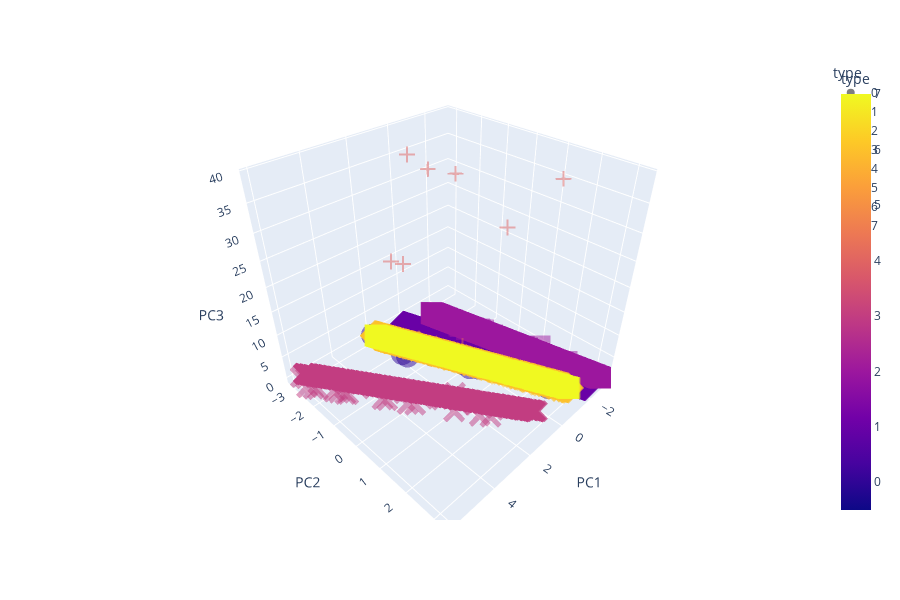

Source (notebook cell):
### Code cell
fig = px.scatter_3d(
    pca_test, x='PC1', y='PC2', z='PC3', color='type',symbol='type', opacity=0.5, size_max=10,height=600,
    labels={'0': 'PC 1', '1': 'PC 2', '2': 'PC 3'}
)
fig.show()

### Figure 1 — Plotly figure (JSON) as saved in the notebook; plotly's stock layout.template omitted (floating-point values rounded to 4 significant figures; data arrays with more than 128 entries replaced by an {"elided": "..."} marker saying what was removed)
{"data": [{"hovertemplate": "type=%{marker.color}<br>PC1=%{x}<br>PC2=%{y}<br>PC3=%{z}<extra></extra>", "legendgroup": "0", "marker": {"color": {"elided": "1296 int values"}, "coloraxis": "coloraxis", "opacity": 0.5, "symbol": "circle"}, "mode": "markers", "name": "0", "scene": "scene", "showlegend": true, "type": "scatter3d", "x": {"elided": "1296 float values"}, "y": {"elided": "1296 float values"}, "z": {"elided": "1296 float values"}}, {"hovertemplate": "type=%{marker.color}<br>PC1=%{x}<br>PC2=%{y}<br>PC3=%{z}<extra></extra>", "legendgroup": "1", "marker": {"color": {"elided": "1107 int values"}, "coloraxis": "coloraxis", "opacity": 0.5, "symbol": "diamond"}, "mode": "markers", "name": "1", "scene": "scene", "showlegend": true, "type": "scatter3d", "x": {"elided": "1107 float values"}, "y": {"elided": "1107 float values"}, "z": {"elided": "1107 float values"}}, {"hovertemplate": "type=%{marker.color}<br>PC1=%{x}<br>PC2=%{y}<br>PC3=%{z}<extra></extra>", "legendgroup": "2", "marker": {"color": {"elided": "1098 int values"}, "coloraxis": "coloraxis", "opacity": 0.5, "symbol": "square"}, "mode": "markers", "name": "2", "scene": "scene", "showlegend": true, "type": "scatter3d", "x": {"elided": "1098 float values"}, "y": {"elided": "1098 float values"}, "z": {"elided": "1098 float values"}}, {"hovertemplate": "type=%{marker.color}<br>PC1=%{x}<br>PC2=%{y}<br>PC3=%{z}<extra></extra>", "legendgroup": "3", "marker": {"color": {"elided": "918 int values"}, "coloraxis": "coloraxis", "opacity": 0.5, "symbol": "x"}, "mode": "markers", "name": "3", "scene": "scene", "showlegend": true, "type": "scatter3d", "x": {"elided": "918 float values"}, "y": {"elided": "918 float values"}, "z": {"elided": "918 float values"}}, {"hovertemplate": "type=%{marker.color}<br>PC1=%{x}<br>PC2=%{y}<br>PC3=%{z}<extra></extra>", "legendgroup": "4", "marker": {"color": {"elided": "918 int values"}, "coloraxis": "coloraxis", "opacity": 0.5, "symbol": "cross"}, "mode": "markers", "name": "4", "scene": "scene", "showlegend": true, "type": "scatter3d", "x": {"elided": "918 float values"}, "y": {"elided": "918 float values"}, "z": {"elided": "918 float values"}}, {"hovertemplate": "type=%{marker.color}<br>PC1=%{x}<br>PC2=%{y}<br>PC3=%{z}<extra></extra>", "legendgroup": "5", "marker": {"color": {"elided": "747 int values"}, "coloraxis": "coloraxis", "opacity": 0.5, "symbol": "circle"}, "mode": "markers", "name": "5", "scene": "scene", "showlegend": true, "type": "scatter3d", "x": {"elided": "747 float values"}, "y": {"elided": "747 float values"}, "z": {"elided": "747 float values"}}, {"hovertemplate": "type=%{marker.color}<br>PC1=%{x}<br>PC2=%{y}<br>PC3=%{z}<extra></extra>", "legendgroup": "6", "marker": {"color": {"elided": "747 int values"}, "coloraxis": "coloraxis", "opacity": 0.5, "symbol": "diamond"}, "mode": "markers", "name": "6", "scene": "scene", "showlegend": true, "type": "scatter3d", "x": {"elided": "747 float values"}, "y": {"elided": "747 float values"}, "z": {"elided": "747 float values"}}, {"hovertemplate": "type=%{marker.color}<br>PC1=%{x}<br>PC2=%{y}<br>PC3=%{z}<extra></extra>", "legendgroup": "7", "marker": {"color": {"elided": "558 int values"}, "coloraxis": "coloraxis", "opacity": 0.5, "symbol": "square"}, "mode": "markers", "name": "7", "scene": "scene", "showlegend": true, "type": "scatter3d", "x": {"elided": "558 float values"}, "y": {"elided": "558 float values"}, "z": {"elided": "558 float values"}}], "layout": {"coloraxis": {"colorbar": {"title": {"text": "type"}}, "colorscale": [[0, "#0d0887"], [0.1111, "#46039f"], [0.2222, "#7201a8"], [0.3333, "#9c179e"], [0.4444, "#bd3786"], [0.5556, "#d8576b"], [0.6667, "#ed7953"], [0.7778, "#fb9f3a"], [0.8889, "#fdca26"], [1, "#f0f921"]]}, "height": 600, "legend": {"title": {"text": "type"}, "tracegroupgap": 0}, "margin": {"t": 60}, "scene": {"domain": {"x": [0, 1], "y": [0, 1]}, "xaxis": {"title": {"text": "PC1"}}, "yaxis": {"title": {"text": "PC2"}}, "zaxis": {"title": {"text": "PC3"}}}}}
